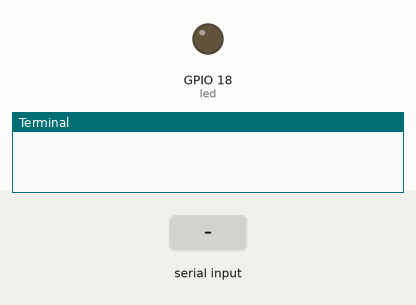
Simulated run of this program. Board: Raspberry Pi (BCM pin numbers). Shown: output pins drawn as LEDs (lit = HIGH), the last lines printed to the terminal. The inputs (shaded band) are chosen by the test bench.

Above: at 1.2 s.
1.3 s: "5\n" received over the second serial link
At 2.5 s:
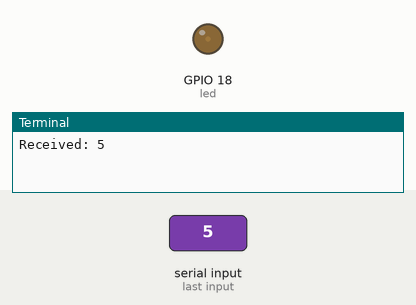
2.8 s: "90\n" received over the second serial link
At 3.8 s:
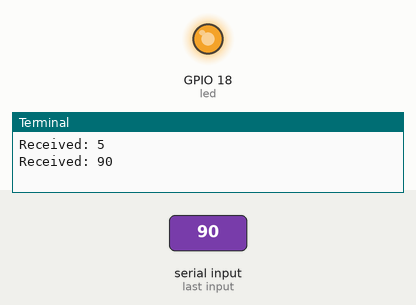
Timing chart, 0 to 5.8 s (numbered marks = the images above; inputs shaded):
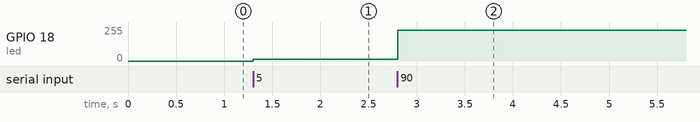

The program:

led_pwm_uart_send.py
```python
import serial
import RPi.GPIO as GPIO

GPIO.setmode(GPIO.BCM)
led = 18
GPIO.setup(led, GPIO.OUT)

pwm = GPIO.PWM(led, 100)

ser = serial.Serial('/dev/ttyS0', 115200, timeout=1)

try:
    while True:
        data = ser.readline().decode().strip()
        if data:
            try:
                rec = int(data)
                print("Received:", rec)
                if 0 <= rec <= 100:
                    pwm.start(rec)
            except ValueError:
                print("Received non-integer data:", data)
        ser.reset_input_buffer()
except KeyboardInterrupt:
    pass
finally:
    pwm.stop()
    GPIO.cleanup()
    ser.close()
```

Measured:
- after the input at 1.3 s, GPIO 18 (led): 0/255 → 13/255 at once
- after the input at 2.8 s, GPIO 18 (led): 13/255 → 230/255 at once
